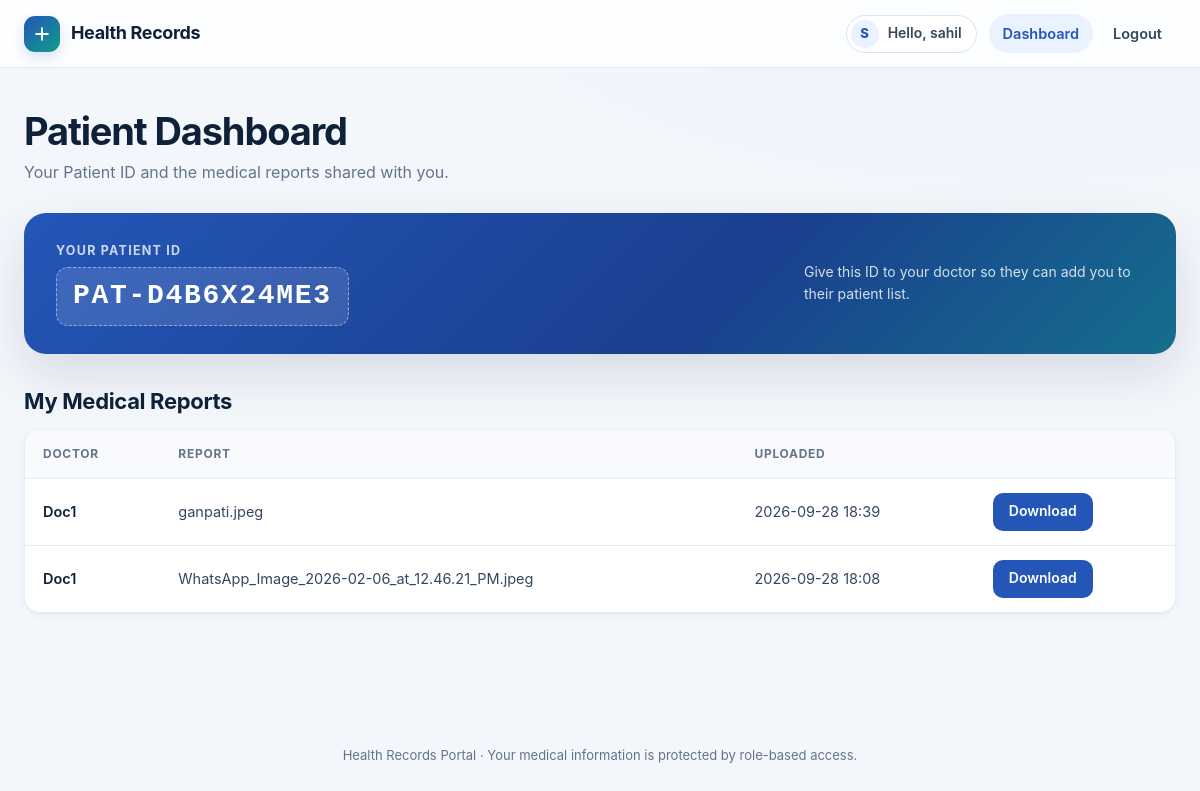
The app's page /dashboard (signed in) with its own data.
### models.py (models this page shows, shortened)
class User(UserMixin, db.Model):
    __tablename__ = "users"
    id = db.Column(db.Integer, primary_key=True)
    name = db.Column(db.String(80), nullable=False)
    email = db.Column(db.String(120), unique=True, nullable=False, index=True)
    password = db.Column(db.String(255), nullable=False)
    role = db.Column(db.String(20), nullable=False,
                     default="patient", index=True)
    status = db.Column(db.String(20), nullable=False,
                       default="approved", index=True)
    doctor_license = db.Column(db.String(100), unique=True, nullable=True)
    patient_code = db.Column(db.String(20), unique=True,
                             nullable=True, index=True)
    created_at = db.Column(
        db.DateTime, default=lambda: datetime.now(timezone.utc))
    uploaded_records = db.relationship(
        "Record", foreign_keys="Record.doctor_id", back_populates="doctor",
        cascade="all, delete-orphan"
    )
    patient_records = db.relationship(
        "Record", foreign_keys="Record.patient_id", back_populates="patient",
        cascade="all, delete-orphan"
    )
    assignments_as_doctor = db.relationship(
        "PatientAssignment", foreign_keys="PatientAssignment.doctor_id",
        back_populates="doctor", cascade="all, delete-orphan"
    )
    assignments_as_patient = db.relationship(
        "PatientAssignment", foreign_keys="PatientAssignment.patient_id",
        back_populates="patient", cascade="all, delete-orphan"
    )
    @property
    def is_active(self):
        return self.status == "approved"

class Record(db.Model):
    __tablename__ = "records"
    id = db.Column(db.Integer, primary_key=True)
    storage_key = db.Column(db.String(300), nullable=False, unique=True)
    orig_filename = db.Column(db.String(200), nullable=False)
    content_type = db.Column(db.String(100), nullable=False)
    size_bytes = db.Column(db.Integer, nullable=False)
    patient_id = db.Column(
        db.Integer, db.ForeignKey("users.id"), nullable=False)
    doctor_id = db.Column(
        db.Integer, db.ForeignKey("users.id"), nullable=False)
    uploaded_at = db.Column(
        db.DateTime, default=lambda: datetime.now(timezone.utc), index=True)
    patient = db.relationship(
        "User", foreign_keys=[patient_id], back_populates="patient_records"
    )
    doctor = db.relationship(
        "User", foreign_keys=[doctor_id], back_populates="uploaded_records"
    )

### app.py (the view, shortened to what this page needs)
@app.route("/dashboard")
@login_required
def dashboard():
    if current_user.role == "admin":
        return redirect(url_for("admin_dashboard"))
    records = Record.query.filter_by(
        patient_id=current_user.id
    ).order_by(
        Record.uploaded_at.desc()
    ).all()
    return render_template(
        "dashboard_patient.html",
        records=records
    )

### app.py (called while the page is built)
@login_manager.user_loader
def load_user(user_id):
    try:
        return db.session.get(User, int(user_id))
    except (TypeError, ValueError):
        return None

@app.after_request
def security_headers(response):
    response.headers["X-Content-Type-Options"] = "nosniff"
    response.headers["X-Frame-Options"] = "DENY"
    response.headers["Referrer-Policy"] = "strict-origin-when-cross-origin"
    response.headers["Permissions-Policy"] = "camera=(), microphone=(), geolocation=()"
    response.headers["Content-Security-Policy"] = (
        "default-src 'self'; "
        "base-uri 'self'; "
        "form-action 'self'; "
        "frame-ancestors 'none'; "
        "object-src 'none'; "
        "img-src 'self' data:; "
        "style-src 'self'; "
        "script-src 'self'"
    )
    if request.is_secure or app.config["SESSION_COOKIE_SECURE"]:
        response.headers["Strict-Transport-Security"] = "max-age=31536000; includeSubDomains"
    return response

### templates/dashboard_patient.html (shortened to what this page needs)
{% extends "base.html" %}
{% block content %}
<div class="page-header">
    <div>
        <h1>Patient Dashboard</h1>
        <p class="page-subtitle">Your Patient ID and the medical reports shared with you.</p>
    </div>
</div>
<div class="card id-card">
    <div>
        <strong>Your Patient ID</strong>
        <p class="patient-id">{{ current_user.patient_code }}</p>
    </div>
    <p class="muted">Give this ID to your doctor so they can add you to their patient list.</p>
</div>
<section class="section-block">
    <h2>My Medical Reports</h2>
    {% if records %}
    <div class="table-wrap">
        <table>
            <tr><th>Doctor</th><th>Report</th><th>Uploaded</th><th></th></tr>
            {% for rec in records %}
            <tr>
                <td>{{ rec.doctor.name }}</td>
                <td>{{ rec.orig_filename }}</td>
                <td>{{ rec.uploaded_at.strftime("%Y-%m-%d %H:%M") }}</td>
                <td><a class="btn small" href="{{ url_for('download', record_id=rec.id) }}">Download</a></td>
            </tr>
            {% endfor %}
        </table>
    </div>
    {% else %}<div class="empty-note">No medical reports are available yet.</div>{% endif %}
</section>
{% endblock %}

### templates/base.html (shortened to what this page needs)
<!doctype html>
<html lang="en">
<head>
    <link rel="stylesheet" href="{{ url_for('static', filename='style.css') }}">
</head>
<body>
{% set ep = request.endpoint %}
<header class="navbar">
    <a class="logo" href="{{ url_for('index') }}">
        <span class="logo-mark" aria-hidden="true">
            <svg viewBox="0 0 24 24" fill="none" stroke="currentColor" stroke-width="2.4" stroke-linecap="round" stroke-linejoin="round"><path d="M12 5v14M5 12h14"/></svg>
        </span>
        Health Records
    </a>
    <nav>
        {% if current_user.is_authenticated %}
            <span class="user-chip">
                <span class="avatar">{{ current_user.name[:1]|upper }}</span>
                <span class="name">Hello, {{ current_user.name }}</span>
            </span>
            <a href="{{ url_for('dashboard') }}" class="{{ 'active' if ep == 'dashboard' }}">Dashboard</a>
            <form method="post" action="{{ url_for('logout') }}" class="inline-form">
                <button type="submit" class="link-button">Logout</button>
            </form>
        {% endif %}
    </nav>
</header>
<main class="container">
    {% block content %}{% endblock %}
</main>
<footer class="site-footer">
    Health Records Portal &middot; Your medical information is protected by role-based access.
</footer>
</body>
</html>

### records on screen
User: name "S", name "sahil", patient_code "PAT-D4B6X24ME3"
Record: doctor.name "Doc1", orig_filename "ganpati.jpeg", uploaded_at "2026-09-28 18:39"
Record: doctor.name "Doc1", orig_filename "WhatsApp_Image_2026-02-06_at_12.46.21_PM.jpeg", uploaded_at "2026-09-28 18:08"
